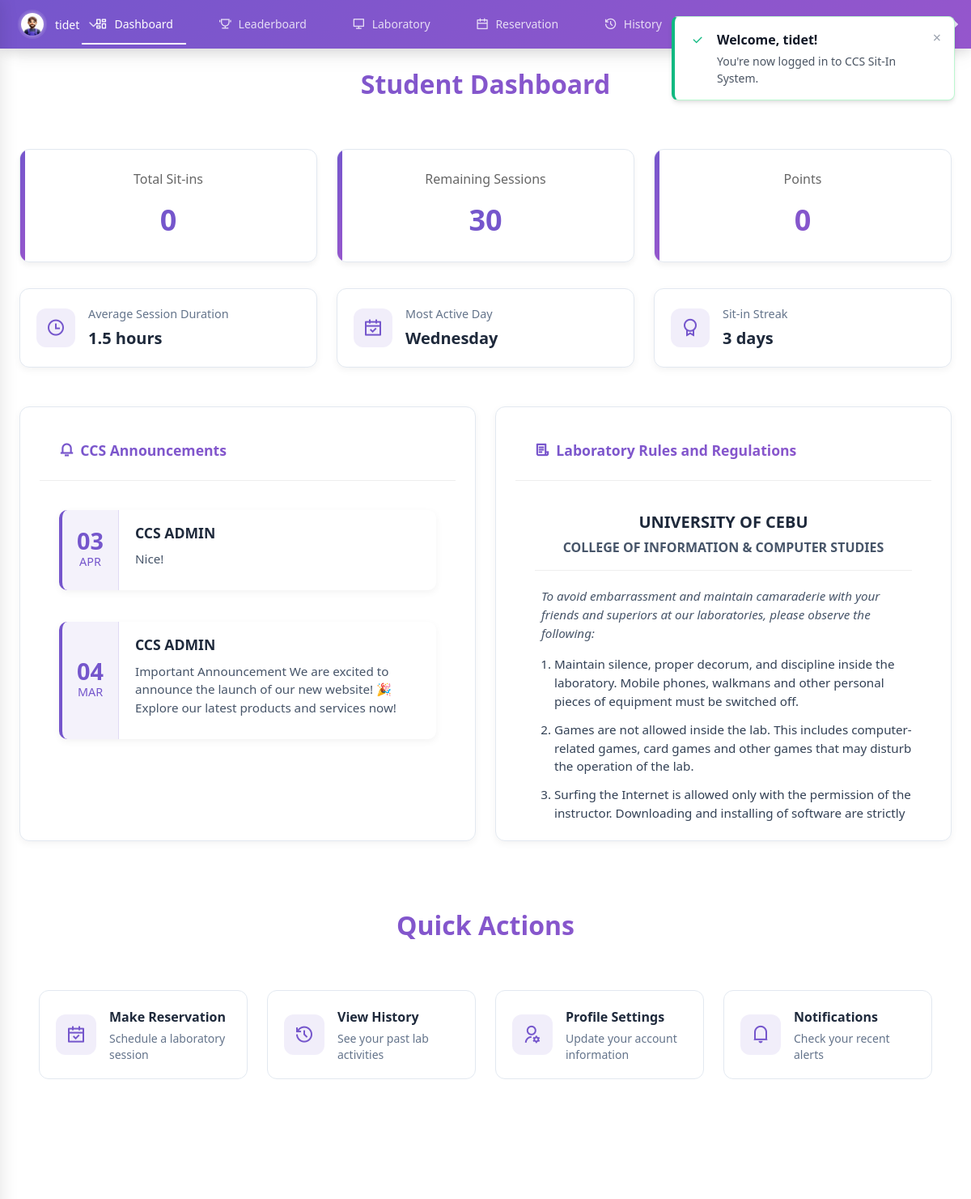
Screenshot of /view/dashboard.php (signed in) with the database file from the repository.
### tables this page shows
CREATE TABLE `users` (
  `id` int(20) NOT NULL,
  `idno` varchar(20) NOT NULL,
  `lastname` varchar(50) NOT NULL,
  `firstname` varchar(50) NOT NULL,
  `middlename` varchar(50) DEFAULT NULL,
  `course` varchar(20) NOT NULL,
  `year` int(1) NOT NULL,
  `username` varchar(50) NOT NULL,
  `password` varchar(255) NOT NULL,
  `email` varchar(100) DEFAULT NULL,
  `address` text DEFAULT NULL,
  `remaining_sessions` int(11) NOT NULL DEFAULT 30,
  `points` int(11) NOT NULL,
  `role` varchar(20) NOT NULL,
  `profile_image` varchar(255) DEFAULT NULL,
  `created_at` timestamp NOT NULL DEFAULT current_timestamp()
);

CREATE TABLE `announcements` (
  `id` int(11) NOT NULL,
  `title` varchar(255) NOT NULL,
  `content` text NOT NULL,
  `created_at` timestamp NOT NULL DEFAULT current_timestamp(),
  `created_by` varchar(50) NOT NULL
);

### view/dashboard.php (the view, shortened to what this page needs)
<?php
require_once '../config/db_connect.php';
$username = $_SESSION['username'];
$sql = "SELECT idno, firstname, lastname, middlename, course, year, profile_image, email, address, remaining_sessions, points FROM users WHERE username = ?";
$stmt = $conn->prepare($sql);
$stmt->bind_param("s", $username);
$stmt->execute();
$result = $stmt->get_result();
if ($row = $result->fetch_assoc()) {
    $fullname = $row['lastname'] . ', ' . $row['firstname'];
    if (!empty($row['middlename'])) {
        $fullname .= ' ' . substr($row['middlename'], 0, 1) . '.';
    }
    $_SESSION['idno'] = $row['idno'];
    $_SESSION['fullname'] = $fullname;
    $_SESSION['course'] = $row['course'];
    $year = intval($row['year']);
    $_SESSION['year'] = $year;
    $_SESSION['year_level'] = $year . (
        $year == 1 ? 'st' :
        ($year == 2 ? 'nd' :
        ($year == 3 ? 'rd' : 'th'))
    ) . ' Year';
    $_SESSION['profile_image'] = $row['profile_image'] ?? '../assets/images/logo/AVATAR.png';
    $_SESSION['email'] = $row['email'];
    $_SESSION['address'] = $row['address'];
    $_SESSION['remaining_sessions'] = $row['remaining_sessions'] ?? 30;
    $_SESSION['points'] = $row['points'] ?? 0;
}
$stats = [
    'total_sitins' => 0,
    'remaining_sessions' => $_SESSION['remaining_sessions'],
    'pending_reservations' => 0
];
$id = $_SESSION['idno'];
$query = "SELECT COUNT(*) as count FROM sit_ins WHERE idno = ? AND status = 'completed'";
$stmt = $conn->prepare($query);
$stmt->bind_param("s", $id);
$stmt->execute();
$result = $stmt->get_result();
if ($result && $row = $result->fetch_assoc()) {
    $stats['total_sitins'] = $row['count'];
}
$query = "SELECT COUNT(*) as count FROM reservations WHERE idno = ? AND status = 'pending'";
$stmt = $conn->prepare($query);
$stmt->bind_param("s", $id);
$stmt->execute();
$result = $stmt->get_result();
if ($result && $row = $result->fetch_assoc()) {
    $stats['pending_reservations'] = $row['count'];
}
$announcements = [];
$query = "SELECT * FROM announcements ORDER BY created_at DESC";
$result = $conn->query($query);
if ($result) {
    while ($row = $result->fetch_assoc()) {
        $announcements[] = $row;
    }
}
?>
<!DOCTYPE html>
<html lang="en">
<head>
    <link rel="stylesheet" href="../assets/css/styles.css">
    <link rel="stylesheet" href="../assets/css/admin.css">
    <link rel="stylesheet" href="https://cdnjs.cloudflare.com/ajax/libs/font-awesome/6.0.0/css/all.min.css">
    <link rel="stylesheet" href="https://cdnjs.cloudflare.com/ajax/libs/remixicon/4.6.0/remixicon.css">
    <script src="https://unpkg.com/@tailwindcss/browser@4"></script>
</head>
<body>
    <div id="notification-container"></div>
    <div class="nav-container">
        <div class="nav-wrapper">
            <div class="nav-profile">
                <div class="profile-trigger" id="profile-trigger">
                    <img src="<?php echo isset($_SESSION['profile_image']) ? htmlspecialchars($_SESSION['profile_image']) : '../assets/images/logo/AVATAR.png'; ?>"
                         alt="Profile">
                    <span class="username"><?php echo htmlspecialchars($_SESSION['username']); ?></span>
                    <i class="fas fa-chevron-down"></i>
                </div>
            </div>
            <nav class="nav-links">
                <a href="dashboard.php" class="nav-link <?php echo basename($_SERVER['PHP_SELF']) === 'dashboard.php' ? 'active' : ''; ?>">
                    <i class="ri-dashboard-line"></i>
                    <span>Dashboard</span>
                </a>
                <a href="student_leaderboard.php" class="nav-link">
                    <i class="ri-trophy-line"></i>
                    <span>Leaderboard</span>
                </a>
                <a href="student_laboratories.php" class="nav-link">
                    <i class="ri-computer-line"></i>
                    <span>Laboratory</span>
                </a>
                <a href="reservation.php" class="nav-link">
                    <i class="ri-calendar-line"></i>
                    <span>Reservation</span>
                </a>
                <a href="history.php" class="nav-link">
                    <i class="ri-history-line"></i>
                    <span>History</span>
                </a>
                <a href="student-resources.php" class="nav-link">
                    <span>Resources</span>
                </a>
                <a href="profile.php" class="nav-link">
                    <span>Profile</span>
                </a>
            </nav>
            <div class="nav-actions">
                <div class="notification-icon">
                    <a href="#" class="action-link" id="notification-toggle">
                    </a>
                </div>
                <a href="../auth/logout.php" class="action-link">
                </a>
            </div>
        </div>
    </div>
    <div class="admin-dashboard">
        <div class="dashboard-header">
            <div class="dashboard-title">
                Student Dashboard
            </div>
        </div>
        <div class="stats-grid">
            <div class="stat-card">
                <div class="stat-title">Total Sit-ins</div>
                <div class="stat-value"><?php echo $stats['total_sitins']; ?></div>
            </div>
            <div class="stat-card">
                <div class="stat-title">Remaining Sessions</div>
                <div class="stat-value <?php echo $stats['remaining_sessions'] <= 5 ? 'low' : ($stats['remaining_sessions'] <= 10 ? 'medium' : ''); ?>">
                    <?php echo $stats['remaining_sessions']; ?>
                </div>
            </div>
            <div class="stat-card">
                <div class="stat-title">Points</div>
                <div class="stat-value points-display"><?php echo $_SESSION['points'] ?? 0; ?></div>
            </div>
        </div>
        <div class="analytics-summary">
            <div class="summary-card">
                <div class="summary-icon">
                    <i class="ri-time-line"></i>
                </div>
                <div class="summary-content">
                    <div class="summary-title">Average Session Duration</div>
                    <div class="summary-value">1.5 hours</div>
                </div>
            </div>
            <div class="summary-card">
                <div class="summary-icon">
                    <i class="ri-calendar-check-line"></i>
                </div>
                <div class="summary-content">
                    <div class="summary-title">Most Active Day</div>
                    <div class="summary-value">Wednesday</div>
                </div>
            </div>
            <div class="summary-card">
                <div class="summary-icon">
                    <i class="ri-award-line"></i>
                </div>
                <div class="summary-content">
                    <div class="summary-title">Sit-in Streak</div>
                    <div class="summary-value">3 days</div>
                </div>
            </div>
        </div>
        <div class="announcements-grid">
            <div class="announcements-card">
                <div class="announcements-header">
                    <i class="ri-notification-3-line"></i>
                    <span>CCS Announcements</span>
                </div>
                <div class="announcement-list">
                    <?php if (empty($announcements)): ?>
                        <div class="announcement-item">
                            <div class="announcement-empty">
                                <i class="ri-information-line"></i>
                                <p>No announcements available at this time.</p>
                            </div>
                        </div>
                    <?php else: ?>
                        <?php foreach ($announcements as $announcement): ?>
                            <div class="announcement-item">
                                <div class="announcement-date">
                                    <div class="date-day"><?php echo date('d', strtotime($announcement['created_at'])); ?></div>
                                    <div class="date-month"><?php echo date('M', strtotime($announcement['created_at'])); ?></div>
                                </div>
                                <div class="announcement-content">
                                    <h3><?php echo htmlspecialchars($announcement['title']); ?></h3>
                                    <p><?php echo htmlspecialchars($announcement['content']); ?></p>
                                </div>
                            </div>
                        <?php endforeach; ?>
                    <?php endif; ?>
                </div>
            </div>
            <div class="announcements-card">
                <div class="announcements-header">
                    <i class="ri-file-list-3-line"></i>
                    <span>Laboratory Rules and Regulations</span>
                </div>
                <div class="rules-container">
                    <div class="rules-header">
                        <h3>UNIVERSITY OF CEBU</h3>
                        <h4>COLLEGE OF INFORMATION & COMPUTER STUDIES</h4>
                    </div>
                    <div class="rules-content">
                        <p class="rules-intro">To avoid embarrassment and maintain camaraderie with your friends and superiors at our laboratories, please observe the following:</p>
                        <ol class="rules-list">
                            <li>Maintain silence, proper decorum, and discipline inside the laboratory. Mobile phones, walkmans and other personal pieces of equipment must be switched off.</li>
                            <li>Games are not allowed inside the lab. This includes computer-related games, card games and other games that may disturb the operation of the lab.</li>
                            <li>Surfing the Internet is allowed only with the permission of the instructor. Downloading and installing of software are strictly prohibited.</li>
                        </ol>
                    </div>
                </div>
            </div>
        </div>
        <div class="dashboard-header">
                <div class="dashboard-title">
                    Quick Actions
                </div>
            </div>
        <div class="system-selection">
            <div class="selection-grid">
                <a href="reservation.php" class="selection-card">
                    <div class="selection-icon">
                        <i class="ri-calendar-check-line"></i>
                    </div>
                    <div class="selection-details">
                        <h3>Make Reservation</h3>
                        <p>Schedule a laboratory session</p>
                    </div>
                </a>
                <a href="history.php" class="selection-card">
                    <div class="selection-icon">
                        <i class="ri-history-line"></i>
                    </div>
                    <div class="selection-details">
                        <h3>View History</h3>
                        <p>See your past lab activities</p>
                    </div>
                </a>
                <a href="profile.php" class="selection-card">
                    <div class="selection-icon">
                        <i class="ri-user-settings-line"></i>
                    </div>
                    <div class="selection-details">
                        <h3>Profile Settings</h3>
                        <p>Update your account information</p>
                    </div>
                </a>
                <a href="#" class="selection-card" onclick="document.getElementById('notification-toggle').click(); return false;">
                    <div class="selection-icon">
                        <i class="ri-notification-4-line"></i>
                    </div>
                    <div class="selection-details">
                        <h3>Notifications</h3>
                        <p>Check your recent alerts</p>
                    </div>
                </a>
            </div>
        </div>
    </div>
    <div class="admin-dashboard">
        <div class="dashboard-header">
        </div>
    </div>
</body>
</html>

### assets/css/styles.css (style rules this page uses)
:root { --primary-color: rgba(117,86,204,1); --secondary-color: rgba(213,105,167,1); --nav-height: 60px; }
body { font-family: 'Segoe UI', Tahoma, Geneva, Verdana, sans-serif; margin: 0; padding: 0; min-height: 100vh; background-color: #ffffff; }
.nav-container { margin: 0 auto; width: 100%; position: fixed; top: 0; background: linear-gradient(135deg, var(--primary-color), var(--secondary-color)); z-index: 1000; color: white; box-shadow: 0 4px 15px rgba(0, 0, 0, 0.1), 0 8px 30px -5px rgba(0, 0, 0, 0.1); }
.nav-container a { color: rgba(255, 255, 255, 0.8); }
.nav-container .profile-trigger { transition: all 0.3s ease; }
.nav-container .profile-trigger img { box-shadow: 0 0 0 2px rgba(255, 255, 255, 0.1); }
.nav-wrapper { max-width: 1650px; margin: 0 auto; display: flex; justify-content: space-between; align-items: center; padding: 0 1rem; height: var(--nav-height); }
.nav-profile { flex: 1; }
.profile-trigger { display: flex; align-items: center; gap: 0.75rem; cursor: pointer; padding: 0.5rem; border-radius: 0.5rem; transition: background-color 0.2s; }
.profile-trigger img { width: 2rem; height: 2rem; border-radius: 50%; object-fit: cover; border: 2px solid rgba(255, 255, 255, 0.2); }
.profile-trigger .username { color: white; font-size: 0.875rem; font-weight: 500; }
.profile-trigger i { color: rgba(255, 255, 255, 0.8); font-size: 0.75rem; }
.nav-links { display: flex; gap: 1.5rem; align-items: center; }
.nav-link { display: flex; align-items: center; gap: 0.5rem; padding: 0.75rem 1rem; color: rgba(255, 255, 255, 0.8); text-decoration: none; font-weight: 500; font-size: 0.875rem; border-bottom: 2px solid transparent; transition: all 0.2s; }
.nav-link.active { color: white; border-bottom-color: white; }
.nav-link i { font-size: 1rem; }
.nav-actions { flex: 1; display: flex; justify-content: flex-end; gap: 1rem; }
.action-link { color: rgba(255, 255, 255, 0.8); padding: 0rem; border-radius: 0.5rem; transition: all 0.2s; }
.announcement-list { display: flex; flex-direction: column; gap: 1.5rem; }
.rules-container { padding: 1rem; position: relative; overflow-y: auto; }
.rules-header { text-align: center; margin-bottom: 1.5rem; top: 0; background: white; padding: 1rem 0; z-index: 1; border-bottom: 1px solid #eee; }
.rules-header h3 { font-size: 1.5rem; color: #7556cc; margin-bottom: 0.5rem; font-weight: 600; }
.rules-header h4 { font-size: 1.2rem; color: #555; }
.rules-intro { margin-bottom: 1rem; font-size: 0.95rem; padding: 0 0.5rem; font-style: italic; color: #666; }
.rules-list { list-style-type: decimal; padding-left: 1.5rem; margin-bottom: 1.5rem; }
.rules-list li { margin-bottom: 0.75rem; font-size: 0.95rem; line-height: 1.6; color: #444; }
.rules-header { position: sticky; top: 0; background: white; z-index: 2; padding: 1rem 0; margin-bottom: 1rem; }
.rules-container { height: 100%; max-height: none; overflow-y: auto; }
.admin-dashboard { margin: 80px auto 2rem; padding: 2rem; max-width: 1200px; }
.stats-grid { display: grid; grid-template-columns: repeat(3, 1fr); gap: 2rem; margin-bottom: 2rem; }
.stat-card { background: white; padding: 1.5rem; border-radius: 12px; box-shadow: 0 4px 6px rgba(0, 0, 0, 0.05); text-align: center; }
.stat-title { font-size: 1.1rem; color: #4a5568; margin-bottom: 0.5rem; }
.stat-value { font-size: 2.5rem; font-weight: 700; color: #7556cc !important; }

### rows the page displays
users: points "0", remaining_sessions "30"
announcements: created_at "03", created_at "APR", title "CCS ADMIN", content "Nice!"
announcements: created_at "04", created_at "MAR", title "CCS ADMIN", content "Important Announcement We are excited to announce the launch of our new website! 🎉 Explore our latest products and services now!"

### other values shown
$_SESSION['username'] "tidet"
$_SESSION['points'] "0"
